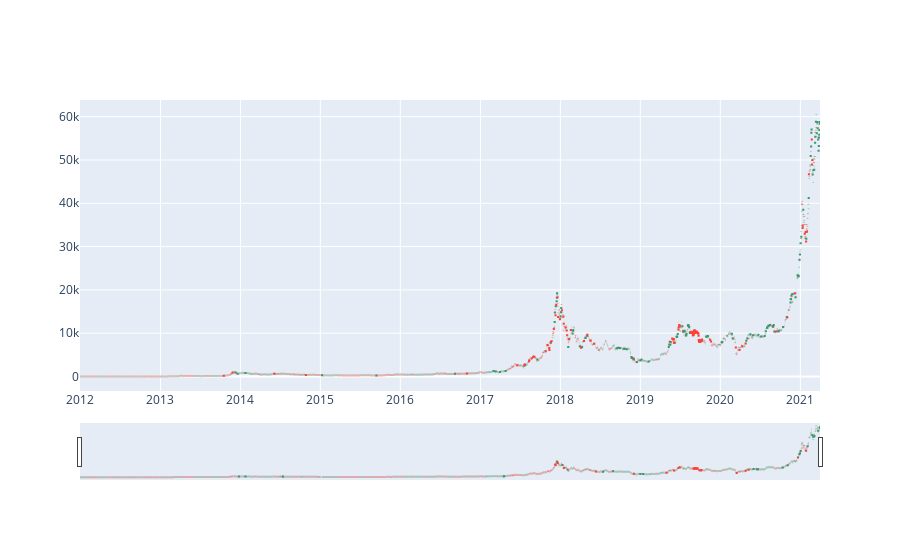

The cell this chart's notebook holds for it:
### Code cell
fig = go.Figure(data=[candlestick])


fig.show()

### Figure 1 — Plotly figure (JSON) as saved in the notebook; plotly's stock layout.template omitted (floating-point values rounded to 4 significant figures; data arrays with more than 128 entries replaced by an {"elided": "..."} marker saying what was removed)
{"data": [{"close": {"elided": "3379 float values"}, "high": {"elided": "3379 float values"}, "low": {"elided": "3379 float values"}, "open": {"elided": "3379 float values"}, "type": "candlestick", "x": {"elided": "3379 str values"}}], "layout": {}}
